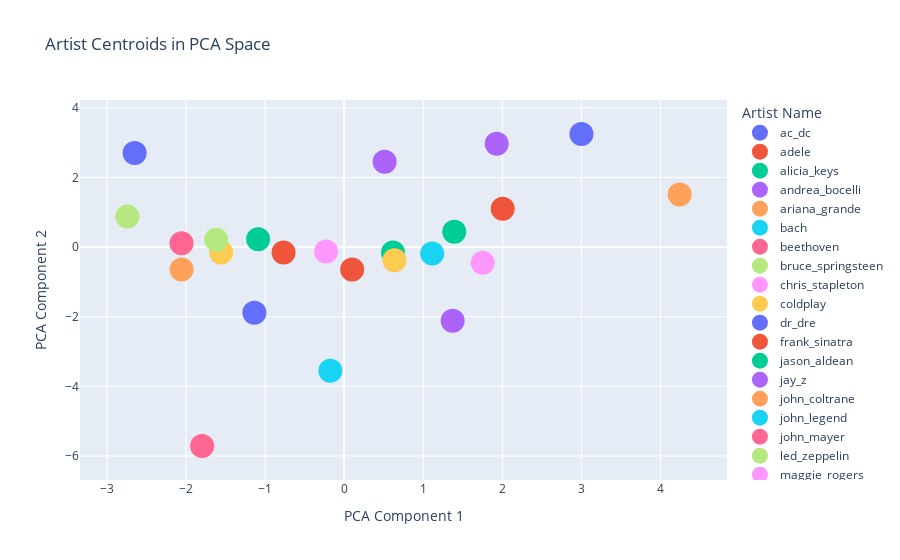

The cell this chart's notebook holds for it:
### Code cell
# F) Plot the centroids using a scatterplot, with "component_1" on the x axis and "component_2" on the y axis. Color on artist label.

# Plot the centroids with artist color
fig = px.scatter(centroids, x='component_1', y='component_2', color=centroids.index,
                 title="Artist Centroids in PCA Space",
                 labels={'component_1': 'PCA Component 1', 'component_2': 'PCA Component 2', 'artist': 'Artist Name'},
                 color_continuous_scale='Viridis')

fig.update_traces(marker=dict(size=24))

fig.show()

### Figure 1 — Plotly figure (JSON) as saved in the notebook; plotly's stock layout.template omitted (floating-point values rounded to 4 significant figures)
{"data": [{"hovertemplate": "Artist Name=ac_dc<br>PCA Component 1=%{x}<br>PCA Component 2=%{y}<extra></extra>", "legendgroup": "ac_dc", "marker": {"color": "#636efa", "size": 24, "symbol": "circle"}, "mode": "markers", "name": "ac_dc", "orientation": "v", "showlegend": true, "type": "scatter", "x": [-2.65], "xaxis": "x", "y": [2.704], "yaxis": "y"}, {"hovertemplate": "Artist Name=adele<br>PCA Component 1=%{x}<br>PCA Component 2=%{y}<extra></extra>", "legendgroup": "adele", "marker": {"color": "#EF553B", "size": 24, "symbol": "circle"}, "mode": "markers", "name": "adele", "orientation": "v", "showlegend": true, "type": "scatter", "x": [0.101], "xaxis": "x", "y": [-0.6423], "yaxis": "y"}, {"hovertemplate": "Artist Name=alicia_keys<br>PCA Component 1=%{x}<br>PCA Component 2=%{y}<extra></extra>", "legendgroup": "alicia_keys", "marker": {"color": "#00cc96", "size": 24, "symbol": "circle"}, "mode": "markers", "name": "alicia_keys", "orientation": "v", "showlegend": true, "type": "scatter", "x": [0.6176], "xaxis": "x", "y": [-0.1532], "yaxis": "y"}, {"hovertemplate": "Artist Name=andrea_bocelli<br>PCA Component 1=%{x}<br>PCA Component 2=%{y}<extra></extra>", "legendgroup": "andrea_bocelli", "marker": {"color": "#ab63fa", "size": 24, "symbol": "circle"}, "mode": "markers", "name": "andrea_bocelli", "orientation": "v", "showlegend": true, "type": "scatter", "x": [1.372], "xaxis": "x", "y": [-2.116], "yaxis": "y"}, {"hovertemplate": "Artist Name=ariana_grande<br>PCA Component 1=%{x}<br>PCA Component 2=%{y}<extra></extra>", "legendgroup": "ariana_grande", "marker": {"color": "#FFA15A", "size": 24, "symbol": "circle"}, "mode": "markers", "name": "ariana_grande", "orientation": "v", "showlegend": true, "type": "scatter", "x": [4.243], "xaxis": "x", "y": [1.51], "yaxis": "y"}, {"hovertemplate": "Artist Name=bach<br>PCA Component 1=%{x}<br>PCA Component 2=%{y}<extra></extra>", "legendgroup": "bach", "marker": {"color": "#19d3f3", "size": 24, "symbol": "circle"}, "mode": "markers", "name": "bach", "orientation": "v", "showlegend": true, "type": "scatter", "x": [-0.1752], "xaxis": "x", "y": [-3.556], "yaxis": "y"}, {"hovertemplate": "Artist Name=beethoven<br>PCA Component 1=%{x}<br>PCA Component 2=%{y}<extra></extra>", "legendgroup": "beethoven", "marker": {"color": "#FF6692", "size": 24, "symbol": "circle"}, "mode": "markers", "name": "beethoven", "orientation": "v", "showlegend": true, "type": "scatter", "x": [-1.797], "xaxis": "x", "y": [-5.714], "yaxis": "y"}, {"hovertemplate": "Artist Name=bruce_springsteen<br>PCA Component 1=%{x}<br>PCA Component 2=%{y}<extra></extra>", "legendgroup": "bruce_springsteen", "marker": {"color": "#B6E880", "size": 24, "symbol": "circle"}, "mode": "markers", "name": "bruce_springsteen", "orientation": "v", "showlegend": true, "type": "scatter", "x": [-2.742], "xaxis": "x", "y": [0.8749], "yaxis": "y"}, {"hovertemplate": "Artist Name=chris_stapleton<br>PCA Component 1=%{x}<br>PCA Component 2=%{y}<extra></extra>", "legendgroup": "chris_stapleton", "marker": {"color": "#FF97FF", "size": 24, "symbol": "circle"}, "mode": "markers", "name": "chris_stapleton", "orientation": "v", "showlegend": true, "type": "scatter", "x": [-0.2287], "xaxis": "x", "y": [-0.1304], "yaxis": "y"}, {"hovertemplate": "Artist Name=coldplay<br>PCA Component 1=%{x}<br>PCA Component 2=%{y}<extra></extra>", "legendgroup": "coldplay", "marker": {"color": "#FECB52", "size": 24, "symbol": "circle"}, "mode": "markers", "name": "coldplay", "orientation": "v", "showlegend": true, "type": "scatter", "x": [-1.556], "xaxis": "x", "y": [-0.1572], "yaxis": "y"}, {"hovertemplate": "Artist Name=dr_dre<br>PCA Component 1=%{x}<br>PCA Component 2=%{y}<extra></extra>", "legendgroup": "dr_dre", "marker": {"color": "#636efa", "size": 24, "symbol": "circle"}, "mode": "markers", "name": "dr_dre", "orientation": "v", "showlegend": true, "type": "scatter", "x": [3.001], "xaxis": "x", "y": [3.248], "yaxis": "y"}, {"hovertemplate": "Artist Name=frank_sinatra<br>PCA Component 1=%{x}<br>PCA Component 2=%{y}<extra></extra>", "legendgroup": "frank_sinatra", "marker": {"color": "#EF553B", "size": 24, "symbol": "circle"}, "mode": "markers", "name": "frank_sinatra", "orientation": "v", "showlegend": true, "type": "scatter", "x": [-0.7666], "xaxis": "x", "y": [-0.1585], "yaxis": "y"}, {"hovertemplate": "Artist Name=jason_aldean<br>PCA Component 1=%{x}<br>PCA Component 2=%{y}<extra></extra>", "legendgroup": "jason_aldean", "marker": {"color": "#00cc96", "size": 24, "symbol": "circle"}, "mode": "markers", "name": "jason_aldean", "orientation": "v", "showlegend": true, "type": "scatter", "x": [-1.088], "xaxis": "x", "y": [0.2229], "yaxis": "y"}, {"hovertemplate": "Artist Name=jay_z<br>PCA Component 1=%{x}<br>PCA Component 2=%{y}<extra></extra>", "legendgroup": "jay_z", "marker": {"color": "#ab63fa", "size": 24, "symbol": "circle"}, "mode": "markers", "name": "jay_z", "orientation": "v", "showlegend": true, "type": "scatter", "x": [0.5114], "xaxis": "x", "y": [2.449], "yaxis": "y"}, {"hovertemplate": "Artist Name=john_coltrane<br>PCA Component 1=%{x}<br>PCA Component 2=%{y}<extra></extra>", "legendgroup": "john_coltrane", "marker": {"color": "#FFA15A", "size": 24, "symbol": "circle"}, "mode": "markers", "name": "john_coltrane", "orientation": "v", "showlegend": true, "type": "scatter", "x": [-2.056], "xaxis": "x", "y": [-0.6448], "yaxis": "y"}, {"hovertemplate": "Artist Name=john_legend<br>PCA Component 1=%{x}<br>PCA Component 2=%{y}<extra></extra>", "legendgroup": "john_legend", "marker": {"color": "#19d3f3", "size": 24, "symbol": "circle"}, "mode": "markers", "name": "john_legend", "orientation": "v", "showlegend": true, "type": "scatter", "x": [1.113], "xaxis": "x", "y": [-0.1858], "yaxis": "y"}, {"hovertemplate": "Artist Name=john_mayer<br>PCA Component 1=%{x}<br>PCA Component 2=%{y}<extra></extra>", "legendgroup": "john_mayer", "marker": {"color": "#FF6692", "size": 24, "symbol": "circle"}, "mode": "markers", "name": "john_mayer", "orientation": "v", "showlegend": true, "type": "scatter", "x": [-2.057], "xaxis": "x", "y": [0.1096], "yaxis": "y"}, {"hovertemplate": "Artist Name=led_zeppelin<br>PCA Component 1=%{x}<br>PCA Component 2=%{y}<extra></extra>", "legendgroup": "led_zeppelin", "marker": {"color": "#B6E880", "size": 24, "symbol": "circle"}, "mode": "markers", "name": "led_zeppelin", "orientation": "v", "showlegend": true, "type": "scatter", "x": [-1.62], "xaxis": "x", "y": [0.2121], "yaxis": "y"}, {"hovertemplate": "Artist Name=maggie_rogers<br>PCA Component 1=%{x}<br>PCA Component 2=%{y}<extra></extra>", "legendgroup": "maggie_rogers", "marker": {"color": "#FF97FF", "size": 24, "symbol": "circle"}, "mode": "markers", "name": "maggie_rogers", "orientation": "v", "showlegend": true, "type": "scatter", "x": [1.752], "xaxis": "x", "y": [-0.4539], "yaxis": "y"}, {"hovertemplate": "Artist Name=miles_davis<br>PCA Component 1=%{x}<br>PCA Component 2=%{y}<extra></extra>", "legendgroup": "miles_davis", "marker": {"color": "#FECB52", "size": 24, "symbol": "circle"}, "mode": "markers", "name": "miles_davis", "orientation": "v", "showlegend": true, "type": "scatter", "x": [0.6359], "xaxis": "x", "y": [-0.3803], "yaxis": "y"}, {"hovertemplate": "Artist Name=pink_floyd<br>PCA Component 1=%{x}<br>PCA Component 2=%{y}<extra></extra>", "legendgroup": "pink_floyd", "marker": {"color": "#636efa", "size": 24, "symbol": "circle"}, "mode": "markers", "name": "pink_floyd", "orientation": "v", "showlegend": true, "type": "scatter", "x": [-1.136], "xaxis": "x", "y": [-1.885], "yaxis": "y"}, {"hovertemplate": "Artist Name=rihanna<br>PCA Component 1=%{x}<br>PCA Component 2=%{y}<extra></extra>", "legendgroup": "rihanna", "marker": {"color": "#EF553B", "size": 24, "symbol": "circle"}, "mode": "markers", "name": "rihanna", "orientation": "v", "showlegend": true, "type": "scatter", "x": [2.005], "xaxis": "x", "y": [1.099], "yaxis": "y"}, {"hovertemplate": "Artist Name=taylor_swift<br>PCA Component 1=%{x}<br>PCA Component 2=%{y}<extra></extra>", "legendgroup": "taylor_swift", "marker": {"color": "#00cc96", "size": 24, "symbol": "circle"}, "mode": "markers", "name": "taylor_swift", "orientation": "v", "showlegend": true, "type": "scatter", "x": [1.392], "xaxis": "x", "y": [0.4429], "yaxis": "y"}, {"hovertemplate": "Artist Name=tupac<br>PCA Component 1=%{x}<br>PCA Component 2=%{y}<extra></extra>", "legendgroup": "tupac", "marker": {"color": "#ab63fa", "size": 24, "symbol": "circle"}, "mode": "markers", "name": "tupac", "orientation": "v", "showlegend": true, "type": "scatter", "x": [1.929], "xaxis": "x", "y": [2.971], "yaxis": "y"}], "layout": {"legend": {"title": {"text": "Artist Name"}, "tracegroupgap": 0}, "title": {"text": "Artist Centroids in PCA Space"}, "xaxis": {"anchor": "y", "domain": [0, 1], "title": {"text": "PCA Component 1"}}, "yaxis": {"anchor": "x", "domain": [0, 1], "title": {"text": "PCA Component 2"}}}}
